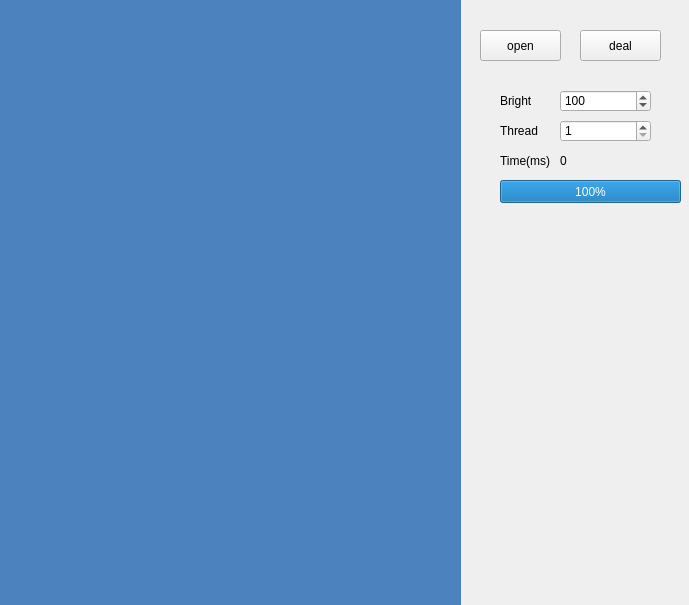
<?xml version="1.0" encoding="UTF-8"?>
<ui version="4.0">
 <class>XImageClass</class>
 <widget class="QWidget" name="XImageClass">
  <property name="geometry">
   <rect>
    <x>0</x>
    <y>0</y>
    <width>689</width>
    <height>605</height>
   </rect>
  </property>
  <property name="windowTitle">
   <string>XImage</string>
  </property>
  <widget class="QLabel" name="view">
   <property name="geometry">
    <rect>
     <x>0</x>
     <y>0</y>
     <width>461</width>
     <height>611</height>
    </rect>
   </property>
   <property name="styleSheet">
    <string notr="true">background-color: rgb(76, 131, 190);</string>
   </property>
   <property name="text">
    <string/>
   </property>
  </widget>
  <widget class="QPushButton" name="open">
   <property name="geometry">
    <rect>
     <x>480</x>
     <y>30</y>
     <width>81</width>
     <height>31</height>
    </rect>
   </property>
   <property name="text">
    <string>open</string>
   </property>
  </widget>
  <widget class="QPushButton" name="deal">
   <property name="geometry">
    <rect>
     <x>580</x>
     <y>30</y>
     <width>81</width>
     <height>31</height>
    </rect>
   </property>
   <property name="text">
    <string>deal</string>
   </property>
  </widget>
  <widget class="QSpinBox" name="bright">
   <property name="geometry">
    <rect>
     <x>560</x>
     <y>90</y>
     <width>91</width>
     <height>22</height>
    </rect>
   </property>
   <property name="minimum">
    <number>1</number>
   </property>
   <property name="maximum">
    <number>200</number>
   </property>
   <property name="value">
    <number>100</number>
   </property>
  </widget>
  <widget class="QLabel" name="label_2">
   <property name="geometry">
    <rect>
     <x>500</x>
     <y>90</y>
     <width>51</width>
     <height>21</height>
    </rect>
   </property>
   <property name="text">
    <string>Bright</string>
   </property>
  </widget>
  <widget class="QLabel" name="label_3">
   <property name="geometry">
    <rect>
     <x>500</x>
     <y>120</y>
     <width>51</width>
     <height>21</height>
    </rect>
   </property>
   <property name="text">
    <string>Thread</string>
   </property>
  </widget>
  <widget class="QSpinBox" name="thread">
   <property name="geometry">
    <rect>
     <x>560</x>
     <y>120</y>
     <width>91</width>
     <height>22</height>
    </rect>
   </property>
   <property name="minimum">
    <number>1</number>
   </property>
   <property name="maximum">
    <number>20</number>
   </property>
   <property name="value">
    <number>1</number>
   </property>
  </widget>
  <widget class="QLabel" name="label_4">
   <property name="geometry">
    <rect>
     <x>500</x>
     <y>150</y>
     <width>51</width>
     <height>21</height>
    </rect>
   </property>
   <property name="text">
    <string>Time(ms)</string>
   </property>
  </widget>
  <widget class="QLabel" name="dealtime">
   <property name="geometry">
    <rect>
     <x>560</x>
     <y>150</y>
     <width>91</width>
     <height>21</height>
    </rect>
   </property>
   <property name="text">
    <string>0</string>
   </property>
  </widget>
  <widget class="QProgressBar" name="progress">
   <property name="geometry">
    <rect>
     <x>500</x>
     <y>180</y>
     <width>181</width>
     <height>23</height>
    </rect>
   </property>
   <property name="value">
    <number>100</number>
   </property>
  </widget>
 </widget>
 <layoutdefault spacing="6" margin="11"/>
 <resources>
  <include location="ximage.qrc"/>
 </resources>
 <connections>
  <connection>
   <sender>open</sender>
   <signal>clicked()</signal>
   <receiver>XImageClass</receiver>
   <slot>Open()</slot>
   <hints>
    <hint type="sourcelabel">
     <x>525</x>
     <y>46</y>
    </hint>
    <hint type="destinationlabel">
     <x>710</x>
     <y>16</y>
    </hint>
   </hints>
  </connection>
  <connection>
   <sender>deal</sender>
   <signal>clicked()</signal>
   <receiver>XImageClass</receiver>
   <slot>Deal()</slot>
   <hints>
    <hint type="sourcelabel">
     <x>617</x>
     <y>55</y>
    </hint>
    <hint type="destinationlabel">
     <x>738</x>
     <y>70</y>
    </hint>
   </hints>
  </connection>
 </connections>
 <slots>
  <slot>Open()</slot>
  <slot>Deal()</slot>
 </slots>
</ui>
